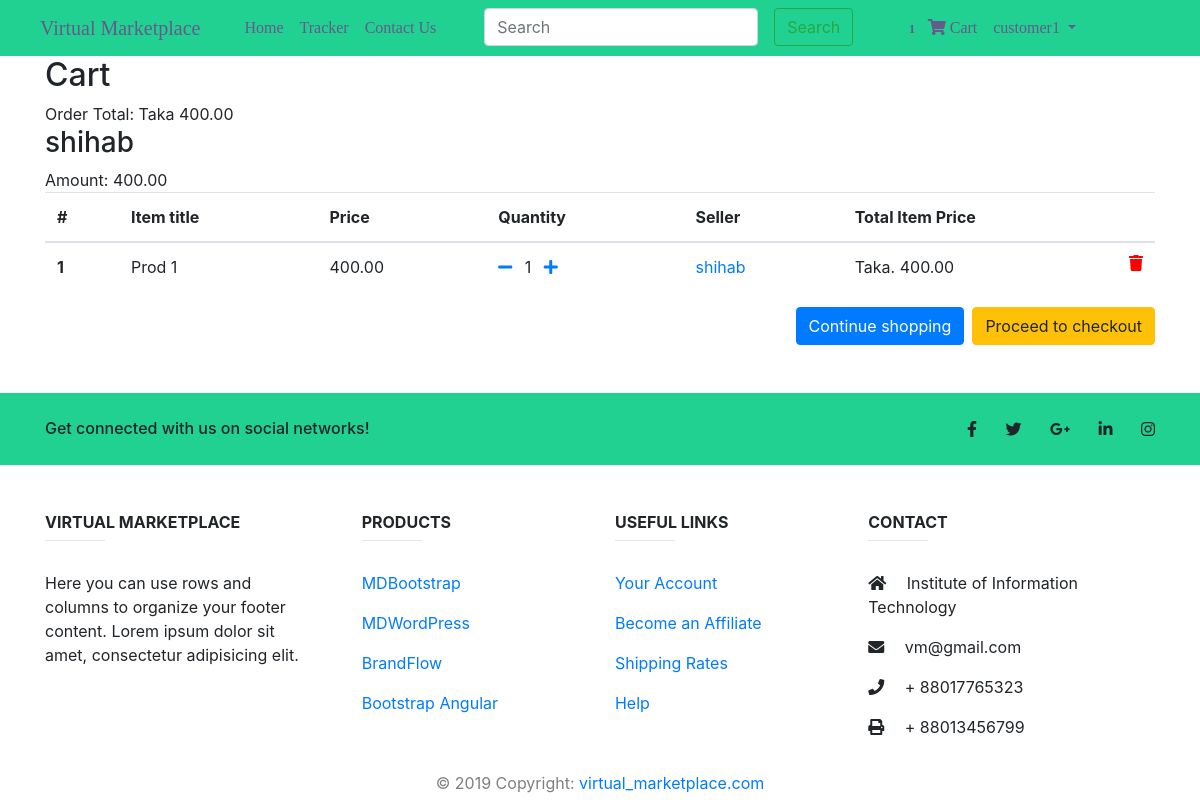
Screenshot of /order/order-summary/ (signed in) with the database file from the repository.
### accounts/models.py (models this page shows)
class User(AbstractUser):
    is_seller = models.BooleanField(default=False)
    is_customer = models.BooleanField(default=False)

### orders/models.py (models this page shows, shortened)
class Order(models.Model):
    user = models.ForeignKey(settings.AUTH_USER_MODEL, on_delete=models.CASCADE)
    items = models.ManyToManyField(OrderItem)
    start_date = models.DateTimeField(auto_now_add=True)
    ordered_date = models.DateTimeField()
    ordered = models.BooleanField(default=False)
    billing_address = models.ForeignKey(
        'BillingAddress', on_delete=models.SET_NULL, blank=True, null=True)
    payment = models.ForeignKey(
        'Payment', on_delete=models.SET_NULL, blank=True, null=True)
    def get_total(self):
        total = 0
        for order_item in self.items.all():
            total += order_item.get_total_item_price()
        return total

class OrderItem(models.Model):
    user = models.ForeignKey(settings.AUTH_USER_MODEL, on_delete=models.CASCADE)
    item = models.ForeignKey(Product, on_delete=models.CASCADE)
    quantity = models.IntegerField(default=1)
    ordered = models.BooleanField(default=False)
    def get_total_item_price(self):
        return self.quantity * self.item.price

### store/models.py (models this page shows, shortened)
class Product(models.Model):
    name = models.CharField(max_length=50)
    category = models.ForeignKey(Category, on_delete=models.CASCADE,  null=True)
    price = models.DecimalField(max_digits=10, decimal_places=2, blank= True)
    description = models.CharField(max_length=300)
    publish_date = models.DateField()
    image = models.ImageField(upload_to='store/product_images', default="")
    seller = models.ForeignKey(User, on_delete=models.CASCADE)
    likes = models.ManyToManyField(settings.AUTH_USER_MODEL, related_name="likes", blank=True)

### orders/views.py (the view)
# urls.py: path('order-summary/', views.OrderSummaryView.as_view(), name='order-summary'),
class OrderSummaryView(View):
    def get(self, *args, **kwargs):
        try:
            order = Order.objects.get(user=self.request.user, ordered=False)
            order_total = order.get_total()
            seller_list = set()
            for items in order.items.all():
                seller_list.add(items.item.seller)
            order_list_price_list = {}
            for single_seller in seller_list:
                product_order_list = []
                total_seller_price = 0
                for items in order.items.all():
                    if items.item.seller == single_seller:
                        total_seller_price += items.item.price * items.quantity
                        product_order_list.append(items)
                order_list_price_list[single_seller] = [product_order_list, total_seller_price]
            context = {
                'object': order_list_price_list,
                'order_total': order_total,
            }
            return render(self.request, 'orders/order_summary.html', context)
        except ObjectDoesNotExist:
            messages.warning(self.request, "You do not have an active order")
            return redirect("home_view")

### orders/templatetags/cart_template_tags.py (called while the page is built)
@register.filter
def cart_item_count(user):
    if user.is_authenticated:
        qs = Order.objects.filter(user=user, ordered=False)
        if qs.exists():
            return qs[0].items.count()
        return 0

### orders/templates/orders/order_summary.html (shortened to what this page needs)
{% extends "store/basic.html" %}
{% block content %}
  <main>
    <div class="container">
    <div class="table-responsive text-nowrap">
    <h2>Cart </h2>
        Order Total: Taka {{ order_total }}
        <br>
        {% for key, value in object.items %}
            <h3> {{ key }} </h3>  Amount: {{ value.1 }}
            <table class="table">
                <thead>
                    <tr>
                        <th scope="col">#</th>
                        <th scope="col">Item title</th>
                        <th scope="col">Price</th>
                        <th scope="col">Quantity</th>
                        <th scope="col"> Seller </th>
                        <th scope="col">Total Item Price</th>
                    </tr>
                </thead>
                <tbody>
                    {% for order_item in value.0  %}
                    <tr>
                    <th scope="row">{{ forloop.counter }}</th>
                    <td>{{ order_item.item.name }}</td>
                    <td>{{ order_item.item.price }}</td>
                    <td>
                        <a href="{% url 'remove-single-item-from-cart' order_item.item.id %}"><i class="fas fa-minus mr-2"></i></a>
                        {{ order_item.quantity }}
                        <a href="{% url 'add-single-item-in-cart' order_item.item.id %}"><i class="fas fa-plus ml-2"> </i></a>
                    </td>
                    <td>
                        <a href="{% url 'store_view' order_item.item.seller.username  %}">
                            {{ order_item.item.seller.username }}
                        </a>
                    </td>
                    <td>
                        Taka. {{ order_item.get_total_item_price }}
                    <a style='color: red;' href="{% url 'remove-from-cart' order_item.item.id %}">
                        <i class="fas fa-trash float-right"></i>
                    </a>
                    </td>
                     </tr>
                    {% endfor %}
                 </tbody>
            </table>
            {% empty %}
            <tr>
                <td colspan='8'>Your cart is empty</td>
                <a class='btn btn-primary float-right' href='{% url 'home_view' %}'>Continue shopping</a>
            </tr>
        {% endfor %}
        {% if object|length > 0 %}
        <tr>
            <td colspan="5">
            <a class='btn btn-warning float-right ml-2' href='{% url 'checkout' %}' >Proceed to checkout</a>
            <a class='btn btn-primary float-right' href='{% url 'home_view' %}'>Continue shopping</a>
            </td>
        </tr>
        {% endif %}
    </div>
    </div>
  </main>
{% endblock content %}

### store/templates/store/basic.html (shortened to what this page needs)
{% load cart_template_tags %}
{% load staticfiles %}
<!doctype html>
<html lang="en">
    <head>
        <link rel="stylesheet" href="https://stackpath.bootstrapcdn.com/bootstrap/4.2.1/css/bootstrap.min.css"
>
        <link rel="stylesheet" href="https://use.fontawesome.com/releases/v5.8.1/css/all.css">
    </head>
    <body>
        <nav class="navbar navbar-expand-lg " style="background-color: #21d192; padding-left: 40px;">
            <a class="navbar-brand logo" href="{% url 'home_view' %}">Virtual Marketplace</a>
            <div class="collapse navbar-collapse" id="navbarSupportedContent">
                <ul class="navbar-nav mr-auto abc" style="padding-left: 20px;">
                    <li class="nav-item">
                        <a class="nav-link" href="{% url 'home_view' %}">Home <span class="sr-only">(current)</span></a>
                    </li>
                    <li class="nav-item">
                        <a class="nav-link" href="{% url 'tracker' %}">Tracker</a>
                    </li>
                    <li class="nav-item">
                        <a class="nav-link" href="{% url 'vm_contact' %}"> Contact Us</a>
                    </li>
                    <li style="padding-left: 40px;">
                        <form method='get' action='{% url 'search_product' %}' class="form-inline my-2 my-lg-0" >
                            <input class="form-control mr-sm-3" type="search" placeholder="Search" aria-label="Search" name="search" id="search">
                            <button class="btn btn-outline-success my-3 my-sm-0" type="submit">Search</button>
                        </form>
                    </li>
                </ul>
                <ul class="navbar-nav nav-flex-icons abc" style="padding-right: 100px;">
                    {% if request.user.is_authenticated %}
                        <li class="nav-item">
                        <a href="{% url 'order-summary' %}" class="nav-link waves-effect">
                        <span class="badge red z-depth-1 mr-1"> {{ request.user|cart_item_count }} </span>
                        <i class="fas fa-shopping-cart"></i>
                        <span class="clearfix d-none d-sm-inline-block"> Cart </span>
                        </a>
                        </li>
                        <li class="nav-item dropdown">
                            <a class="nav-link dropdown-toggle" href="#" id="navbarDropdown" role="button" data-toggle="dropdown" aria-haspopup="true" aria-expanded="false">
                              {{ request.user.username }}
                            </a>
                        </li>
                    {% endif %}
                    </ul>
            </div>
        </nav>
  {% block content %} {% endblock %}
    <br>
    <br>
    <footer class="page-footer font-small blue-grey lighten-5">
      <div style="background-color: #21d192;">
        <div class="container">
          <div class="row py-4 d-flex align-items-center">
            <div class="col-md-6 col-lg-5 text-center text-md-left mb-4 mb-md-0">
              <h6 class="mb-0">Get connected with us on social networks!</h6>
            </div>
            <div class="col-md-6 col-lg-7 text-center text-md-right">
              <a class="fb-ic">
                <i class="fab fa-facebook-f white-text mr-4"> </i>
              </a>
              <a class="tw-ic">
                <i class="fab fa-twitter white-text mr-4"> </i>
              </a>
              <a class="gplus-ic">
                <i class="fab fa-google-plus-g white-text mr-4"> </i>
              </a>
              <a class="li-ic">
                <i class="fab fa-linkedin-in white-text mr-4"> </i>
              </a>
              <a class="ins-ic">
                <i class="fab fa-instagram white-text"> </i>
              </a>
            </div>
          </div>
        </div>
      </div>
          <div class="container text-center text-md-left mt-5">
            <div class="row mt-3 dark-grey-text">
              <div class="col-md-3 col-lg-4 col-xl-3 mb-4">
                <h6 class="text-uppercase font-weight-bold">Virtual Marketplace</h6>
                <hr class="teal accent-3 mb-4 mt-0 d-inline-block mx-auto" style="width: 60px;">
                <p>Here you can use rows and columns to organize your footer content. Lorem ipsum dolor sit amet,
                  consectetur
                  adipisicing elit.</p>
              </div>
              <div class="col-md-2 col-lg-2 col-xl-2 mx-auto mb-4">
                <h6 class="text-uppercase font-weight-bold">Products</h6>
                <hr class="teal accent-3 mb-4 mt-0 d-inline-block mx-auto" style="width: 60px;">
                <p>
                  <a class="dark-grey-text" href="#!">MDBootstrap</a>
                </p>
                <p>
                  <a class="dark-grey-text" href="#!">MDWordPress</a>
                </p>
                <p>
                  <a class="dark-grey-text" href="#!">BrandFlow</a>
                </p>
                <p>
                  <a class="dark-grey-text" href="#!">Bootstrap Angular</a>
                </p>
              </div>
              <div class="col-md-3 col-lg-2 col-xl-2 mx-auto mb-4">
                <h6 class="text-uppercase font-weight-bold">Useful links</h6>
                <hr class="teal accent-3 mb-4 mt-0 d-inline-block mx-auto" style="width: 60px;">
                <p>
                  <a class="dark-grey-text" href="#!">Your Account</a>
                </p>
                <p>
                  <a class="dark-grey-text" href="#!">Become an Affiliate</a>
                </p>
                <p>
                  <a class="dark-grey-text" href="#!">Shipping Rates</a>
                </p>
                <p>
                  <a class="dark-grey-text" href="#!">Help</a>
                </p>
              </div>
              <div class="col-md-4 col-lg-3 col-xl-3 mx-auto mb-md-0 mb-4">
                <h6 class="text-uppercase font-weight-bold">Contact</h6>
                <hr class="teal accent-3 mb-4 mt-0 d-inline-block mx-auto" style="width: 60px;">
                <p>
                  <i class="fas fa-home mr-3"></i> Institute of Information Technology</p>
                <p>
                  <i class="fas fa-envelope mr-3"></i> vm@gmail.com</p>
                <p>
                  <i class="fas fa-phone mr-3"></i> + 88017765323</p>
                <p>
                  <i class="fas fa-print mr-3"></i> + 88013456799</p>
              </div>
            </div>
          </div>
          <div class="footer-copyright text-center text-black-50 py-3">© 2019 Copyright:
            <a class="dark-grey-text" href="#"> virtual_marketplace.com</a>
          </div>
        </footer>
  </body>
</html>

### rows the page displays
User: user|cart_item_count "1", user.username "customer1"
User: username "shihab", value "400.00"
OrderItem: item.name "Prod 1", item.price "400.00", quantity "1", item.seller.username "shihab", get_total_item_price "400.00"

### other values shown
{{ order_total }} "400.00"
